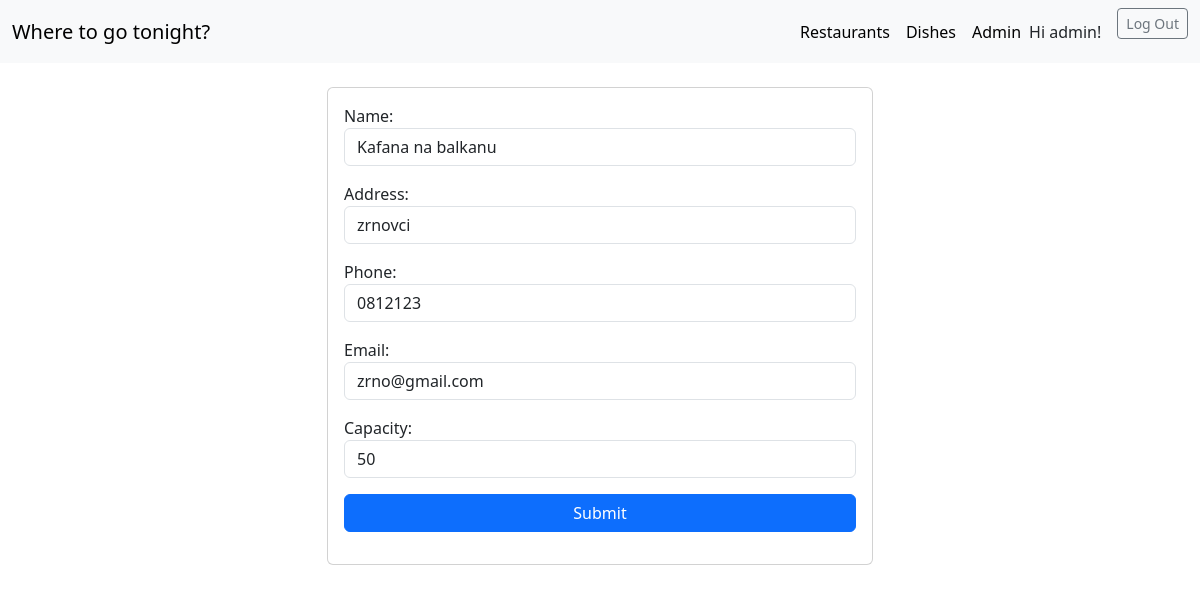
/restaurant/edit/3/ (signed in), run on the app's committed database.
### restapp/models.py (models this page shows, shortened)
class Restaurant(models.Model):
    name = models.CharField(max_length=30)
    address = models.CharField(max_length=30)
    phone = models.CharField(max_length=30)
    email = models.EmailField()
    capacity = models.IntegerField()

### restapp/views.py (the view)
# urls.py: path('restaurant/edit/<id>/', edit_restaurant, name="edit restaurant"),
def edit_restaurant(request, id):
    restaurant_instance = Restaurant.objects.filter(id=id).get()
    if request.method == "POST":
        restaurant = RestaurantForm(request.POST, instance=restaurant_instance)
        if restaurant.is_valid():
            restaurant.save()
        return redirect("restaurants")
    else:
        restaurant = RestaurantForm(instance=restaurant_instance)
    return render(request, "edit_restaurant.html", {"form": restaurant})

### restapp/forms.py
class RestaurantForm(forms.ModelForm):
    def __init__(self, *args, **kwargs):
        super(RestaurantForm, self).__init__(*args, **kwargs)
        for field in self.visible_fields():
            field.field.widget.attrs["class"] = " form-control"
    class Meta:
            model = Restaurant
            fields = "__all__"

### restapp/templates/edit_restaurant.html (shortened to what this page needs)
{% extends "base.html" %}
{% block content %}
<div class="container mt-4">
    <div class="row justify-content-center">
        <div class="col-md-6">
            <div class="card">
                <div class="card-body">
                    <form method="post">
                        {{ form.as_p }}
                        <div class="d-grid">
                            <input type="submit" value="Submit" class="btn btn-primary">
                        </div>
                    </form>
                </div>
            </div>
        </div>
    </div>
</div>
{% endblock %}

### restapp/templates/base.html (shortened to what this page needs)
<html>
<head>
    <link rel="stylesheet" href="https://cdnjs.cloudflare.com/ajax/libs/font-awesome/6.0.0-beta3/css/all.min.css">
    <link href="https://cdn.jsdelivr.net/npm/bootstrap@5.3.3/dist/css/bootstrap.min.css" rel="stylesheet">
</head>
<body  style="background-image: url('https://static.vecteezy.com/system/resources/previews/009/752/658/original/abstract-white-and-grey-background-subtle-abstract-background-blurred-patterns-light-pale-background-free-vector.jpg')">
<nav class="navbar navbar-expand-lg bg-body-tertiary">
    <div class="container-fluid">
        <a class="navbar-brand" href="{% url 'index' %}">Where to go tonight?</a>
        <div class="collapse navbar-collapse" id="navbarSupportedContent">
            <ul class="navbar-nav ms-auto mb-2 mb-lg-0">
                <li class="nav-item">
                    <a class="nav-link active" aria-current="page" href="{% url 'restaurants' %}">Restaurants</a>
                </li>
                <li class="nav-item">
                    <a class="nav-link active" aria-current="page" href="{% url 'dishes' %}">Dishes</a>
                </li>
                <li class="nav-item">
                    <a class="nav-link active" aria-current="page" href="#">Admin</a>
                </li>
            </ul>
            <div class="d-flex align-items-center">
                {% if user.is_authenticated %}
                    <span class="me-3">Hi {{ user.username }}!</span>
                    <form action="{% url 'logout' %}" method="post" class="d-inline">
                        <button type="submit" class="btn btn-outline-secondary btn-sm">Log Out</button>
                    </form>
                {% else %}
                    <a href="{% url 'login' %}" class="btn btn-outline-primary btn-sm ms-3">Log In</a>
                {% endif %}
            </div>
        </div>
    </div>
</nav>
<div>
    {% block content %} {% endblock %}
</div>
</body>
</html>

### data on the page
Restaurant: name "Kafana na balkanu", address "zrnovci", phone "0812123", email "zrno@gmail.com", capacity "50"

### other printed values
{{ user.username }} "admin"
